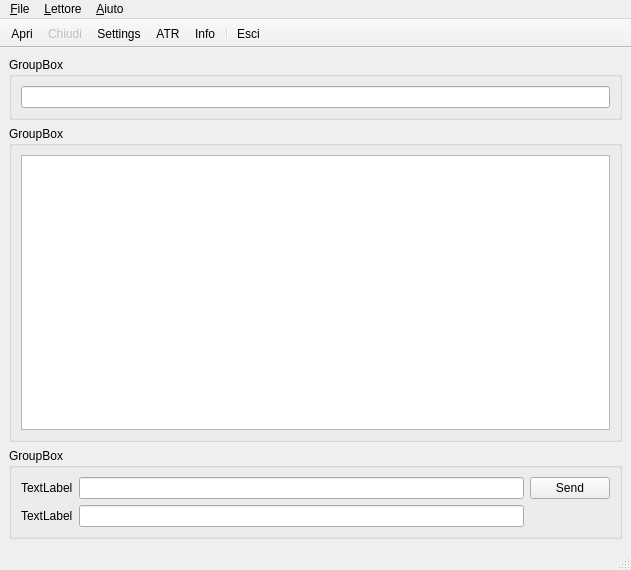
<ui version="4.0">
 <class>MainWindow</class>
 <widget class="QMainWindow" name="MainWindow">
  <property name="geometry">
   <rect>
    <x>0</x>
    <y>0</y>
    <width>631</width>
    <height>570</height>
   </rect>
  </property>
  <property name="minimumSize">
   <size>
    <width>600</width>
    <height>550</height>
   </size>
  </property>
  <property name="windowTitle">
   <string>MainWindow</string>
  </property>
  <property name="windowIcon">
   <iconset resource="../../Resources/ResManager.qrc">
    <normaloff>:/main/resources/Images/comex_256.png</normaloff>:/main/resources/Images/comex_256.png</iconset>
  </property>
  <widget class="QWidget" name="centralwidget">
   <layout class="QGridLayout" name="gridLayout">
    <item row="0" column="0">
     <widget class="QGroupBox" name="FrameATR">
      <property name="sizePolicy">
       <sizepolicy hsizetype="Preferred" vsizetype="Fixed">
        <horstretch>0</horstretch>
        <verstretch>0</verstretch>
       </sizepolicy>
      </property>
      <property name="title">
       <string>GroupBox</string>
      </property>
      <layout class="QGridLayout" name="gridLayout_2">
       <item row="0" column="0">
        <widget class="QLineEdit" name="TxtATR">
         <property name="styleSheet">
          <string notr="true">color: rgb(30, 109, 30);</string>
         </property>
         <property name="readOnly">
          <bool>true</bool>
         </property>
        </widget>
       </item>
      </layout>
     </widget>
    </item>
    <item row="1" column="0">
     <widget class="QGroupBox" name="FrameFile">
      <property name="title">
       <string>GroupBox</string>
      </property>
      <layout class="QGridLayout" name="gridLayout_4">
       <item row="0" column="0">
        <widget class="QListWidget" name="LstCommands">
         <property name="editTriggers">
          <set>QAbstractItemView::NoEditTriggers</set>
         </property>
        </widget>
       </item>
      </layout>
     </widget>
    </item>
    <item row="2" column="0">
     <widget class="QGroupBox" name="FrameExchange">
      <property name="sizePolicy">
       <sizepolicy hsizetype="Preferred" vsizetype="Fixed">
        <horstretch>0</horstretch>
        <verstretch>0</verstretch>
       </sizepolicy>
      </property>
      <property name="title">
       <string>GroupBox</string>
      </property>
      <layout class="QGridLayout" name="gridLayout_3">
       <item row="0" column="0">
        <widget class="QLabel" name="LblCommand">
         <property name="text">
          <string>TextLabel</string>
         </property>
        </widget>
       </item>
       <item row="0" column="1">
        <widget class="QLineEdit" name="TxtCmd">
         <property name="styleSheet">
          <string notr="true">color: rgb(30, 109, 30);</string>
         </property>
        </widget>
       </item>
       <item row="0" column="2">
        <widget class="QPushButton" name="BtnSend">
         <property name="text">
          <string>Send</string>
         </property>
         <property name="icon">
          <iconset resource="../../Resources/ResManager.qrc">
           <normaloff>:/main/resources/Images/arrow-right.png</normaloff>:/main/resources/Images/arrow-right.png</iconset>
         </property>
        </widget>
       </item>
       <item row="1" column="0">
        <widget class="QLabel" name="LblResponse">
         <property name="text">
          <string>TextLabel</string>
         </property>
        </widget>
       </item>
       <item row="1" column="1">
        <widget class="QLineEdit" name="TxtResp">
         <property name="styleSheet">
          <string notr="true">color: rgb(0, 0, 255);</string>
         </property>
         <property name="readOnly">
          <bool>true</bool>
         </property>
        </widget>
       </item>
      </layout>
     </widget>
    </item>
   </layout>
  </widget>
  <widget class="QMenuBar" name="menubar">
   <property name="geometry">
    <rect>
     <x>0</x>
     <y>0</y>
     <width>631</width>
     <height>24</height>
    </rect>
   </property>
   <widget class="QMenu" name="menu_File">
    <property name="title">
     <string>&amp;File</string>
    </property>
    <addaction name="action_Open"/>
    <addaction name="action_Close"/>
    <addaction name="separator"/>
    <addaction name="action_SerialSettings"/>
    <addaction name="separator"/>
    <addaction name="action_Exit"/>
   </widget>
   <widget class="QMenu" name="menu_Reader">
    <property name="title">
     <string>&amp;Lettore</string>
    </property>
   </widget>
   <widget class="QMenu" name="menu_About">
    <property name="title">
     <string>&amp;Aiuto</string>
    </property>
    <addaction name="action_Info"/>
   </widget>
   <addaction name="menu_File"/>
   <addaction name="menu_Reader"/>
   <addaction name="menu_About"/>
  </widget>
  <widget class="QStatusBar" name="statusbar"/>
  <widget class="QToolBar" name="toolBar">
   <property name="windowTitle">
    <string>toolBar</string>
   </property>
   <property name="movable">
    <bool>false</bool>
   </property>
   <property name="toolButtonStyle">
    <enum>Qt::ToolButtonTextBesideIcon</enum>
   </property>
   <property name="floatable">
    <bool>false</bool>
   </property>
   <attribute name="toolBarArea">
    <enum>TopToolBarArea</enum>
   </attribute>
   <attribute name="toolBarBreak">
    <bool>false</bool>
   </attribute>
   <addaction name="action_Open"/>
   <addaction name="action_Close"/>
   <addaction name="action_SerialSettings"/>
   <addaction name="action_ATR"/>
   <addaction name="action_Info"/>
   <addaction name="separator"/>
   <addaction name="action_Exit"/>
  </widget>
  <action name="action_Open">
   <property name="icon">
    <iconset resource="../../Resources/ResManager.qrc">
     <normaloff>:/main/resources/Images/document-open.png</normaloff>:/main/resources/Images/document-open.png</iconset>
   </property>
   <property name="text">
    <string>&amp;Apri file comandi</string>
   </property>
   <property name="iconText">
    <string>Apri</string>
   </property>
   <property name="shortcut">
    <string>Ctrl+O</string>
   </property>
  </action>
  <action name="action_Close">
   <property name="enabled">
    <bool>false</bool>
   </property>
   <property name="icon">
    <iconset resource="../../Resources/ResManager.qrc">
     <normaloff>:/main/resources/Images/document-close.png</normaloff>:/main/resources/Images/document-close.png</iconset>
   </property>
   <property name="text">
    <string>&amp;Chiudi file comandi</string>
   </property>
   <property name="iconText">
    <string>Chiudi</string>
   </property>
   <property name="shortcut">
    <string>Ctrl+E</string>
   </property>
  </action>
  <action name="action_Exit">
   <property name="icon">
    <iconset resource="../../Resources/ResManager.qrc">
     <normaloff>:/main/resources/Images/application-exit.png</normaloff>:/main/resources/Images/application-exit.png</iconset>
   </property>
   <property name="text">
    <string>&amp;Esci</string>
   </property>
   <property name="shortcut">
    <string>Ctrl+Q</string>
   </property>
  </action>
  <action name="action_Info">
   <property name="icon">
    <iconset resource="../../Resources/ResManager.qrc">
     <normaloff>:/main/resources/Images/dialog-information.png</normaloff>:/main/resources/Images/dialog-information.png</iconset>
   </property>
   <property name="text">
    <string>&amp;Informazioni</string>
   </property>
   <property name="iconText">
    <string>Info</string>
   </property>
   <property name="shortcut">
    <string>Ctrl+I</string>
   </property>
  </action>
  <action name="action_ATR">
   <property name="icon">
    <iconset resource="../../Resources/ResManager.qrc">
     <normaloff>:/main/resources/Images/quickopen.png</normaloff>:/main/resources/Images/quickopen.png</iconset>
   </property>
   <property name="text">
    <string>Answer To Reset</string>
   </property>
   <property name="iconText">
    <string>ATR</string>
   </property>
   <property name="toolTip">
    <string>Answer To Reset</string>
   </property>
  </action>
  <action name="action_Exec_Command">
   <property name="text">
    <string>Exec Command</string>
   </property>
  </action>
  <action name="action_SerialSettings">
   <property name="icon">
    <iconset resource="../../Resources/ResManager.qrc">
     <normaloff>:/main/resources/Images/configure.png</normaloff>:/main/resources/Images/configure.png</iconset>
   </property>
   <property name="text">
    <string>SerialSettings</string>
   </property>
   <property name="iconText">
    <string>Settings</string>
   </property>
  </action>
 </widget>
 <resources>
  <include location="../../Resources/ResManager.qrc"/>
 </resources>
 <connections/>
</ui>
